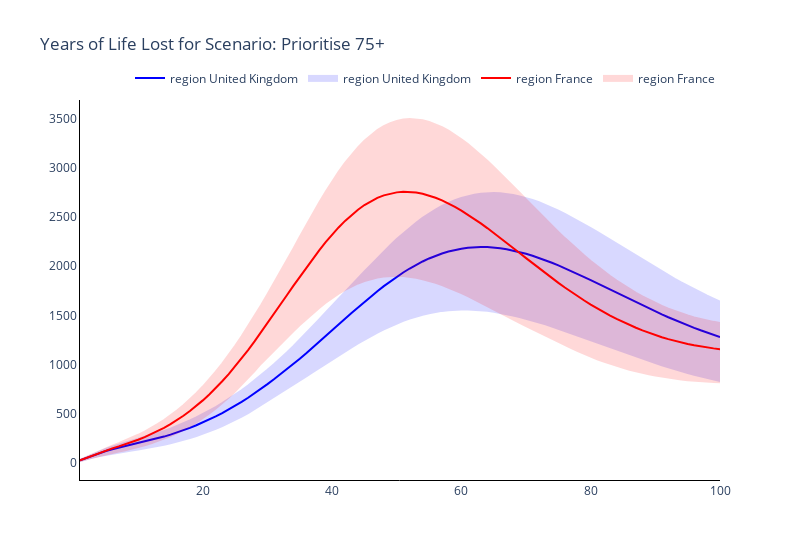
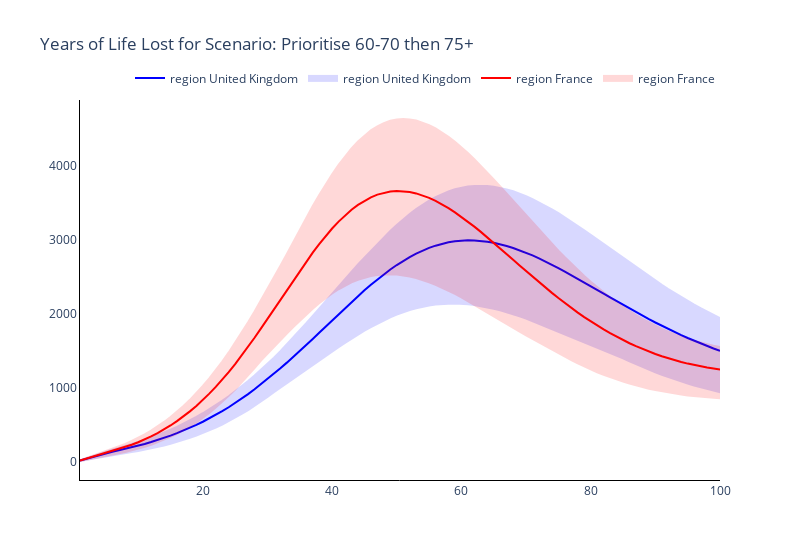
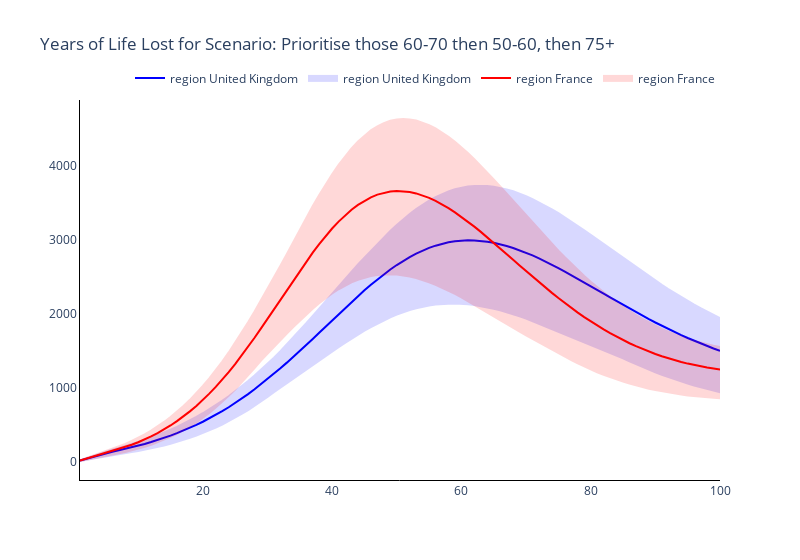
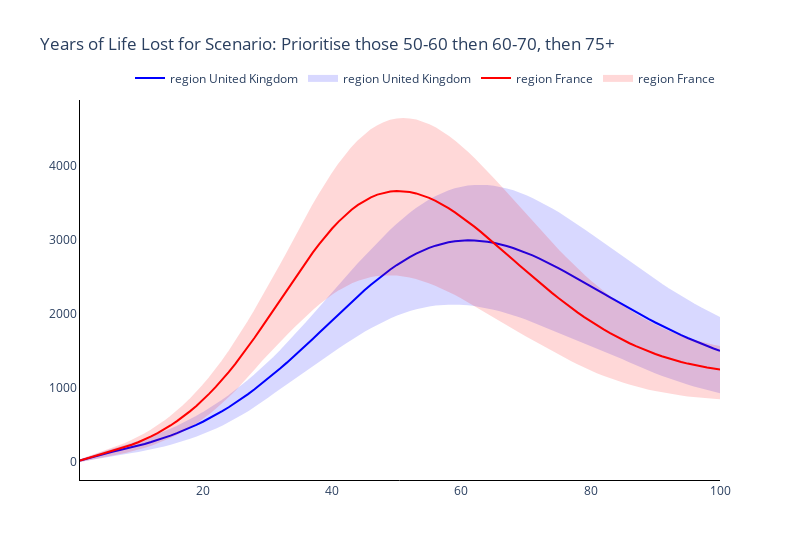

Notebook source saved alongside these figures, in order:
### Markdown cell above
### Plot the time series of numbers of years lost of the two regions

### Code cell
# Trace names - represent the solver used for the simulation
trace_name = ['region {}'.format(r) for r in regions]

# Plot for each boosting scenario
for s, scenario in enumerate(scenario_names):
    fig = go.Figure()
    # Plot (line plot for each solver method for each age)
    for r, reg in enumerate(regions):
        fig.add_trace(
            go.Scatter(
                y=total_years_of_life_lost_mean[r][s, :],
                x=parameters.simulation_parameters.times,
                mode='lines',
                name=trace_name[r],
                line_color=colours[r],
            )
        )

        fig.add_trace(
            go.Scatter(
                y=total_years_of_life_lost_upper[r][s, :].tolist() + total_years_of_life_lost_lower[r][s, :].tolist()[::-1],
                x=parameters.simulation_parameters.times + parameters.simulation_parameters.times[::-1],
                mode='lines',
                name=trace_name[r],
                fill='toself',
                fillcolor=colours[r],
                line_color=colours[r],
                opacity=0.15,
            )
        )

    # Add axis labels
    fig.update_layout(
        boxmode='group',
        title='Years of Life Lost for Scenario: {}'.format(scenario),
        width=800,
        plot_bgcolor='white',
        xaxis=dict(linecolor='black'),
        yaxis=dict(linecolor='black'),
        legend=dict(
            orientation="h",
            yanchor="bottom",
            y=1.02,
            xanchor="right",
            x=1
        ))

    fig.write_image('images/Years of Life Lost Scenario {}.pdf'.format(s+1))
    fig.show()

### Figure 1 — Plotly figure (JSON) as saved in the notebook; plotly's stock layout.template omitted (floating-point values rounded to 4 significant figures; data arrays with more than 128 entries replaced by an {"elided": "..."} marker saying what was removed)
{"data": [{"line": {"color": "blue"}, "mode": "lines", "name": "region United Kingdom", "type": "scatter", "x": [1, 2, 3, 4, 5, 6, 7, 8, 9, 10, 11, 12, 13, 14, 15, 16, 17, 18, 19, 20, 21, 22, 23, 24, 25, 26, 27, 28, 29, 30, 31, 32, 33, 34, 35, 36, 37, 38, 39, 40, 41, 42, 43, 44, 45, 46, 47, 48, 49, 50, 51, 52, 53, 54, 55, 56, 57, 58, 59, 60, 61, 62, 63, 64, 65, 66, 67, 68, 69, 70, 71, 72, 73, 74, 75, 76, 77, 78, 79, 80, 81, 82, 83, 84, 85, 86, 87, 88, 89, 90, 91, 92, 93, 94, 95, 96, 97, 98, 99, 100], "y": [19.92, 44.76, 70.37, 94.28, 115.3, 133.3, 149.2, 164.1, 178.7, 193.8, 209.5, 226.1, 243.8, 262.7, 282.8, 304.4, 327.4, 352.1, 378.4, 406.5, 436.5, 468.4, 502.3, 538.2, 576.2, 616.4, 658.6, 703.0, 749.5, 798.0, 847.1, 897.2, 948.7, 1002.0, 1056.0, 1112.0, 1169.0, 1227.0, 1286.0, 1346.0, 1405.0, 1464.0, 1523.0, 1581.0, 1637.0, 1692.0, 1746.0, 1797.0, 1846.0, 1893.0, 1937.0, 1977.0, 2015.0, 2049.0, 2080.0, 2107.0, 2131.0, 2151.0, 2167.0, 2180.0, 2189.0, 2194.0, 2197.0, 2196.0, 2191.0, 2184.0, 2174.0, 2161.0, 2146.0, 2128.0, 2108.0, 2086.0, 2062.0, 2036.0, 2009.0, 1981.0, 1951.0, 1921.0, 1890.0, 1858.0, 1826.0, 1794.0, 1761.0, 1729.0, 1696.0, 1664.0, 1632.0, 1600.0, 1569.0, 1539.0, 1509.0, 1480.0, 1452.0, 1424.0, 1398.0, 1372.0, 1347.0, 1324.0, 1301.0, 1279.0]}, {"fill": "toself", "fillcolor": "blue", "line": {"color": "blue"}, "mode": "lines", "name": "region United Kingdom", "opacity": 0.15, "type": "scatter", "x": {"elided": "200 int values"}, "y": {"elided": "200 float values"}}, {"line": {"color": "red"}, "mode": "lines", "name": "region France", "type": "scatter", "x": [1, 2, 3, 4, 5, 6, 7, 8, 9, 10, 11, 12, 13, 14, 15, 16, 17, 18, 19, 20, 21, 22, 23, 24, 25, 26, 27, 28, 29, 30, 31, 32, 33, 34, 35, 36, 37, 38, 39, 40, 41, 42, 43, 44, 45, 46, 47, 48, 49, 50, 51, 52, 53, 54, 55, 56, 57, 58, 59, 60, 61, 62, 63, 64, 65, 66, 67, 68, 69, 70, 71, 72, 73, 74, 75, 76, 77, 78, 79, 80, 81, 82, 83, 84, 85, 86, 87, 88, 89, 90, 91, 92, 93, 94, 95, 96, 97, 98, 99, 100], "y": [20.52, 46.11, 72.63, 97.87, 121.0, 142.3, 163.0, 184.0, 206.4, 230.5, 256.9, 285.8, 317.3, 351.7, 389.3, 430.2, 474.8, 523.2, 575.5, 632.0, 692.7, 757.6, 826.9, 900.4, 978.0, 1060.0, 1145.0, 1234.0, 1325.0, 1420.0, 1514.0, 1609.0, 1705.0, 1800.0, 1894.0, 1986.0, 2076.0, 2163.0, 2246.0, 2324.0, 2396.0, 2463.0, 2524.0, 2578.0, 2625.0, 2665.0, 2697.0, 2723.0, 2742.0, 2754.0, 2760.0, 2759.0, 2752.0, 2740.0, 2722.0, 2699.0, 2672.0, 2641.0, 2606.0, 2568.0, 2527.0, 2483.0, 2438.0, 2390.0, 2341.0, 2290.0, 2239.0, 2187.0, 2135.0, 2083.0, 2031.0, 1980.0, 1929.0, 1880.0, 1831.0, 1784.0, 1738.0, 1694.0, 1651.0, 1610.0, 1571.0, 1533.0, 1497.0, 1463.0, 1431.0, 1401.0, 1373.0, 1346.0, 1321.0, 1298.0, 1277.0, 1257.0, 1239.0, 1222.0, 1207.0, 1194.0, 1182.0, 1172.0, 1163.0, 1155.0]}, {"fill": "toself", "fillcolor": "red", "line": {"color": "red"}, "mode": "lines", "name": "region France", "opacity": 0.15, "type": "scatter", "x": {"elided": "200 int values"}, "y": {"elided": "200 float values"}}], "layout": {"boxmode": "group", "legend": {"orientation": "h", "x": 1, "xanchor": "right", "y": 1.02, "yanchor": "bottom"}, "plot_bgcolor": "white", "title": {"text": "Years of Life Lost for Scenario: Prioritise 75+"}, "width": 800, "xaxis": {"linecolor": "black"}, "yaxis": {"linecolor": "black"}}}

### Figure 2 — Plotly figure (JSON) as saved in the notebook; plotly's stock layout.template omitted (floating-point values rounded to 4 significant figures; data arrays with more than 128 entries replaced by an {"elided": "..."} marker saying what was removed)
{"data": [{"line": {"color": "blue"}, "mode": "lines", "name": "region United Kingdom", "type": "scatter", "x": [1, 2, 3, 4, 5, 6, 7, 8, 9, 10, 11, 12, 13, 14, 15, 16, 17, 18, 19, 20, 21, 22, 23, 24, 25, 26, 27, 28, 29, 30, 31, 32, 33, 34, 35, 36, 37, 38, 39, 40, 41, 42, 43, 44, 45, 46, 47, 48, 49, 50, 51, 52, 53, 54, 55, 56, 57, 58, 59, 60, 61, 62, 63, 64, 65, 66, 67, 68, 69, 70, 71, 72, 73, 74, 75, 76, 77, 78, 79, 80, 81, 82, 83, 84, 85, 86, 87, 88, 89, 90, 91, 92, 93, 94, 95, 96, 97, 98, 99, 100], "y": [19.92, 44.77, 70.51, 94.97, 117.3, 137.8, 157.5, 177.4, 198.2, 220.4, 244.2, 269.6, 296.7, 325.6, 356.3, 389.1, 424.1, 461.3, 500.9, 543.1, 587.9, 635.4, 685.6, 738.8, 794.9, 853.9, 915.9, 980.8, 1049.0, 1119.0, 1191.0, 1265.0, 1340.0, 1418.0, 1497.0, 1578.0, 1660.0, 1744.0, 1827.0, 1911.0, 1995.0, 2077.0, 2159.0, 2238.0, 2316.0, 2391.0, 2463.0, 2531.0, 2596.0, 2656.0, 2712.0, 2764.0, 2810.0, 2851.0, 2887.0, 2918.0, 2943.0, 2963.0, 2977.0, 2986.0, 2990.0, 2989.0, 2983.0, 2972.0, 2957.0, 2937.0, 2914.0, 2887.0, 2856.0, 2823.0, 2786.0, 2747.0, 2705.0, 2661.0, 2616.0, 2569.0, 2521.0, 2472.0, 2422.0, 2371.0, 2321.0, 2270.0, 2219.0, 2169.0, 2119.0, 2070.0, 2021.0, 1974.0, 1927.0, 1881.0, 1837.0, 1794.0, 1752.0, 1711.0, 1672.0, 1635.0, 1598.0, 1564.0, 1530.0, 1498.0]}, {"fill": "toself", "fillcolor": "blue", "line": {"color": "blue"}, "mode": "lines", "name": "region United Kingdom", "opacity": 0.15, "type": "scatter", "x": {"elided": "200 int values"}, "y": {"elided": "200 float values"}}, {"line": {"color": "red"}, "mode": "lines", "name": "region France", "type": "scatter", "x": [1, 2, 3, 4, 5, 6, 7, 8, 9, 10, 11, 12, 13, 14, 15, 16, 17, 18, 19, 20, 21, 22, 23, 24, 25, 26, 27, 28, 29, 30, 31, 32, 33, 34, 35, 36, 37, 38, 39, 40, 41, 42, 43, 44, 45, 46, 47, 48, 49, 50, 51, 52, 53, 54, 55, 56, 57, 58, 59, 60, 61, 62, 63, 64, 65, 66, 67, 68, 69, 70, 71, 72, 73, 74, 75, 76, 77, 78, 79, 80, 81, 82, 83, 84, 85, 86, 87, 88, 89, 90, 91, 92, 93, 94, 95, 96, 97, 98, 99, 100], "y": [20.52, 46.12, 72.81, 98.78, 123.7, 148.3, 173.9, 201.6, 232.3, 266.2, 303.7, 344.8, 389.9, 439.1, 492.6, 551.0, 614.3, 682.9, 756.9, 836.6, 922.0, 1013.0, 1110.0, 1213.0, 1321.0, 1435.0, 1553.0, 1676.0, 1802.0, 1932.0, 2062.0, 2192.0, 2323.0, 2452.0, 2580.0, 2704.0, 2824.0, 2939.0, 3048.0, 3149.0, 3242.0, 3327.0, 3402.0, 3468.0, 3524.0, 3570.0, 3606.0, 3632.0, 3648.0, 3655.0, 3652.0, 3641.0, 3622.0, 3595.0, 3562.0, 3521.0, 3475.0, 3423.0, 3367.0, 3306.0, 3242.0, 3174.0, 3103.0, 3031.0, 2957.0, 2881.0, 2805.0, 2728.0, 2652.0, 2575.0, 2500.0, 2426.0, 2352.0, 2281.0, 2211.0, 2144.0, 2078.0, 2015.0, 1954.0, 1896.0, 1841.0, 1788.0, 1737.0, 1690.0, 1644.0, 1602.0, 1562.0, 1524.0, 1489.0, 1457.0, 1426.0, 1398.0, 1372.0, 1349.0, 1327.0, 1307.0, 1290.0, 1274.0, 1260.0, 1247.0]}, {"fill": "toself", "fillcolor": "red", "line": {"color": "red"}, "mode": "lines", "name": "region France", "opacity": 0.15, "type": "scatter", "x": {"elided": "200 int values"}, "y": {"elided": "200 float values"}}], "layout": {"boxmode": "group", "legend": {"orientation": "h", "x": 1, "xanchor": "right", "y": 1.02, "yanchor": "bottom"}, "plot_bgcolor": "white", "title": {"text": "Years of Life Lost for Scenario: Prioritise 60-70 then 75+"}, "width": 800, "xaxis": {"linecolor": "black"}, "yaxis": {"linecolor": "black"}}}

### Figure 3 — Plotly figure (JSON) as saved in the notebook; plotly's stock layout.template omitted (floating-point values rounded to 4 significant figures; data arrays with more than 128 entries replaced by an {"elided": "..."} marker saying what was removed)
{"data": [{"line": {"color": "blue"}, "mode": "lines", "name": "region United Kingdom", "type": "scatter", "x": [1, 2, 3, 4, 5, 6, 7, 8, 9, 10, 11, 12, 13, 14, 15, 16, 17, 18, 19, 20, 21, 22, 23, 24, 25, 26, 27, 28, 29, 30, 31, 32, 33, 34, 35, 36, 37, 38, 39, 40, 41, 42, 43, 44, 45, 46, 47, 48, 49, 50, 51, 52, 53, 54, 55, 56, 57, 58, 59, 60, 61, 62, 63, 64, 65, 66, 67, 68, 69, 70, 71, 72, 73, 74, 75, 76, 77, 78, 79, 80, 81, 82, 83, 84, 85, 86, 87, 88, 89, 90, 91, 92, 93, 94, 95, 96, 97, 98, 99, 100], "y": [19.92, 44.77, 70.51, 94.97, 117.3, 137.8, 157.5, 177.4, 198.2, 220.4, 244.2, 269.6, 296.7, 325.6, 356.3, 389.1, 424.1, 461.3, 500.9, 543.1, 587.9, 635.4, 685.6, 738.8, 794.9, 853.9, 915.9, 980.8, 1049.0, 1119.0, 1191.0, 1265.0, 1340.0, 1418.0, 1497.0, 1578.0, 1660.0, 1744.0, 1827.0, 1911.0, 1995.0, 2077.0, 2159.0, 2238.0, 2316.0, 2391.0, 2463.0, 2531.0, 2596.0, 2656.0, 2712.0, 2764.0, 2810.0, 2851.0, 2887.0, 2918.0, 2943.0, 2963.0, 2977.0, 2986.0, 2990.0, 2989.0, 2983.0, 2972.0, 2957.0, 2937.0, 2914.0, 2887.0, 2856.0, 2823.0, 2786.0, 2747.0, 2705.0, 2661.0, 2616.0, 2569.0, 2521.0, 2472.0, 2422.0, 2371.0, 2321.0, 2270.0, 2219.0, 2169.0, 2119.0, 2070.0, 2021.0, 1974.0, 1927.0, 1881.0, 1837.0, 1794.0, 1752.0, 1711.0, 1672.0, 1635.0, 1598.0, 1564.0, 1530.0, 1498.0]}, {"fill": "toself", "fillcolor": "blue", "line": {"color": "blue"}, "mode": "lines", "name": "region United Kingdom", "opacity": 0.15, "type": "scatter", "x": {"elided": "200 int values"}, "y": {"elided": "200 float values"}}, {"line": {"color": "red"}, "mode": "lines", "name": "region France", "type": "scatter", "x": [1, 2, 3, 4, 5, 6, 7, 8, 9, 10, 11, 12, 13, 14, 15, 16, 17, 18, 19, 20, 21, 22, 23, 24, 25, 26, 27, 28, 29, 30, 31, 32, 33, 34, 35, 36, 37, 38, 39, 40, 41, 42, 43, 44, 45, 46, 47, 48, 49, 50, 51, 52, 53, 54, 55, 56, 57, 58, 59, 60, 61, 62, 63, 64, 65, 66, 67, 68, 69, 70, 71, 72, 73, 74, 75, 76, 77, 78, 79, 80, 81, 82, 83, 84, 85, 86, 87, 88, 89, 90, 91, 92, 93, 94, 95, 96, 97, 98, 99, 100], "y": [20.52, 46.12, 72.81, 98.78, 123.7, 148.3, 173.9, 201.6, 232.3, 266.2, 303.7, 344.8, 389.9, 439.1, 492.6, 551.0, 614.3, 682.9, 756.9, 836.6, 922.0, 1013.0, 1110.0, 1213.0, 1321.0, 1435.0, 1553.0, 1676.0, 1802.0, 1932.0, 2062.0, 2192.0, 2323.0, 2452.0, 2580.0, 2704.0, 2824.0, 2939.0, 3048.0, 3149.0, 3242.0, 3327.0, 3402.0, 3468.0, 3524.0, 3570.0, 3606.0, 3632.0, 3648.0, 3655.0, 3652.0, 3641.0, 3622.0, 3595.0, 3562.0, 3521.0, 3475.0, 3423.0, 3367.0, 3306.0, 3242.0, 3174.0, 3103.0, 3031.0, 2957.0, 2881.0, 2805.0, 2728.0, 2652.0, 2575.0, 2500.0, 2426.0, 2352.0, 2281.0, 2211.0, 2144.0, 2078.0, 2015.0, 1954.0, 1896.0, 1841.0, 1788.0, 1737.0, 1690.0, 1644.0, 1602.0, 1562.0, 1524.0, 1489.0, 1457.0, 1426.0, 1398.0, 1372.0, 1349.0, 1327.0, 1307.0, 1290.0, 1274.0, 1260.0, 1247.0]}, {"fill": "toself", "fillcolor": "red", "line": {"color": "red"}, "mode": "lines", "name": "region France", "opacity": 0.15, "type": "scatter", "x": {"elided": "200 int values"}, "y": {"elided": "200 float values"}}], "layout": {"boxmode": "group", "legend": {"orientation": "h", "x": 1, "xanchor": "right", "y": 1.02, "yanchor": "bottom"}, "plot_bgcolor": "white", "title": {"text": "Years of Life Lost for Scenario: Prioritise those 60-70 then 50-60, then 75+"}, "width": 800, "xaxis": {"linecolor": "black"}, "yaxis": {"linecolor": "black"}}}

### Figure 4 — Plotly figure (JSON) as saved in the notebook; plotly's stock layout.template omitted (floating-point values rounded to 4 significant figures; data arrays with more than 128 entries replaced by an {"elided": "..."} marker saying what was removed)
{"data": [{"line": {"color": "blue"}, "mode": "lines", "name": "region United Kingdom", "type": "scatter", "x": [1, 2, 3, 4, 5, 6, 7, 8, 9, 10, 11, 12, 13, 14, 15, 16, 17, 18, 19, 20, 21, 22, 23, 24, 25, 26, 27, 28, 29, 30, 31, 32, 33, 34, 35, 36, 37, 38, 39, 40, 41, 42, 43, 44, 45, 46, 47, 48, 49, 50, 51, 52, 53, 54, 55, 56, 57, 58, 59, 60, 61, 62, 63, 64, 65, 66, 67, 68, 69, 70, 71, 72, 73, 74, 75, 76, 77, 78, 79, 80, 81, 82, 83, 84, 85, 86, 87, 88, 89, 90, 91, 92, 93, 94, 95, 96, 97, 98, 99, 100], "y": [19.92, 44.77, 70.51, 94.97, 117.3, 137.8, 157.5, 177.4, 198.2, 220.4, 244.2, 269.6, 296.7, 325.6, 356.3, 389.1, 424.1, 461.3, 500.9, 543.1, 587.9, 635.4, 685.6, 738.8, 794.9, 853.9, 915.9, 980.8, 1049.0, 1119.0, 1191.0, 1265.0, 1340.0, 1418.0, 1497.0, 1578.0, 1660.0, 1744.0, 1827.0, 1911.0, 1995.0, 2077.0, 2159.0, 2238.0, 2316.0, 2391.0, 2463.0, 2531.0, 2596.0, 2656.0, 2712.0, 2764.0, 2810.0, 2851.0, 2887.0, 2918.0, 2943.0, 2963.0, 2977.0, 2986.0, 2990.0, 2989.0, 2983.0, 2972.0, 2957.0, 2937.0, 2914.0, 2887.0, 2856.0, 2823.0, 2786.0, 2747.0, 2705.0, 2661.0, 2616.0, 2569.0, 2521.0, 2472.0, 2422.0, 2371.0, 2321.0, 2270.0, 2219.0, 2169.0, 2119.0, 2070.0, 2021.0, 1974.0, 1927.0, 1881.0, 1837.0, 1794.0, 1752.0, 1711.0, 1672.0, 1635.0, 1598.0, 1564.0, 1530.0, 1498.0]}, {"fill": "toself", "fillcolor": "blue", "line": {"color": "blue"}, "mode": "lines", "name": "region United Kingdom", "opacity": 0.15, "type": "scatter", "x": {"elided": "200 int values"}, "y": {"elided": "200 float values"}}, {"line": {"color": "red"}, "mode": "lines", "name": "region France", "type": "scatter", "x": [1, 2, 3, 4, 5, 6, 7, 8, 9, 10, 11, 12, 13, 14, 15, 16, 17, 18, 19, 20, 21, 22, 23, 24, 25, 26, 27, 28, 29, 30, 31, 32, 33, 34, 35, 36, 37, 38, 39, 40, 41, 42, 43, 44, 45, 46, 47, 48, 49, 50, 51, 52, 53, 54, 55, 56, 57, 58, 59, 60, 61, 62, 63, 64, 65, 66, 67, 68, 69, 70, 71, 72, 73, 74, 75, 76, 77, 78, 79, 80, 81, 82, 83, 84, 85, 86, 87, 88, 89, 90, 91, 92, 93, 94, 95, 96, 97, 98, 99, 100], "y": [20.52, 46.12, 72.81, 98.78, 123.7, 148.3, 173.9, 201.6, 232.3, 266.2, 303.7, 344.8, 389.9, 439.1, 492.6, 551.0, 614.3, 682.9, 756.9, 836.6, 922.0, 1013.0, 1110.0, 1213.0, 1321.0, 1435.0, 1553.0, 1676.0, 1802.0, 1932.0, 2062.0, 2192.0, 2323.0, 2452.0, 2580.0, 2704.0, 2824.0, 2939.0, 3048.0, 3149.0, 3242.0, 3327.0, 3402.0, 3468.0, 3524.0, 3570.0, 3606.0, 3632.0, 3648.0, 3655.0, 3652.0, 3641.0, 3622.0, 3595.0, 3562.0, 3521.0, 3475.0, 3423.0, 3367.0, 3306.0, 3242.0, 3174.0, 3103.0, 3031.0, 2957.0, 2881.0, 2805.0, 2728.0, 2652.0, 2575.0, 2500.0, 2426.0, 2352.0, 2281.0, 2211.0, 2144.0, 2078.0, 2015.0, 1954.0, 1896.0, 1841.0, 1788.0, 1737.0, 1690.0, 1644.0, 1602.0, 1562.0, 1524.0, 1489.0, 1457.0, 1426.0, 1398.0, 1372.0, 1349.0, 1327.0, 1307.0, 1290.0, 1274.0, 1260.0, 1247.0]}, {"fill": "toself", "fillcolor": "red", "line": {"color": "red"}, "mode": "lines", "name": "region France", "opacity": 0.15, "type": "scatter", "x": {"elided": "200 int values"}, "y": {"elided": "200 float values"}}], "layout": {"boxmode": "group", "legend": {"orientation": "h", "x": 1, "xanchor": "right", "y": 1.02, "yanchor": "bottom"}, "plot_bgcolor": "white", "title": {"text": "Years of Life Lost for Scenario: Prioritise those 50-60 then 60-70, then 75+"}, "width": 800, "xaxis": {"linecolor": "black"}, "yaxis": {"linecolor": "black"}}}
